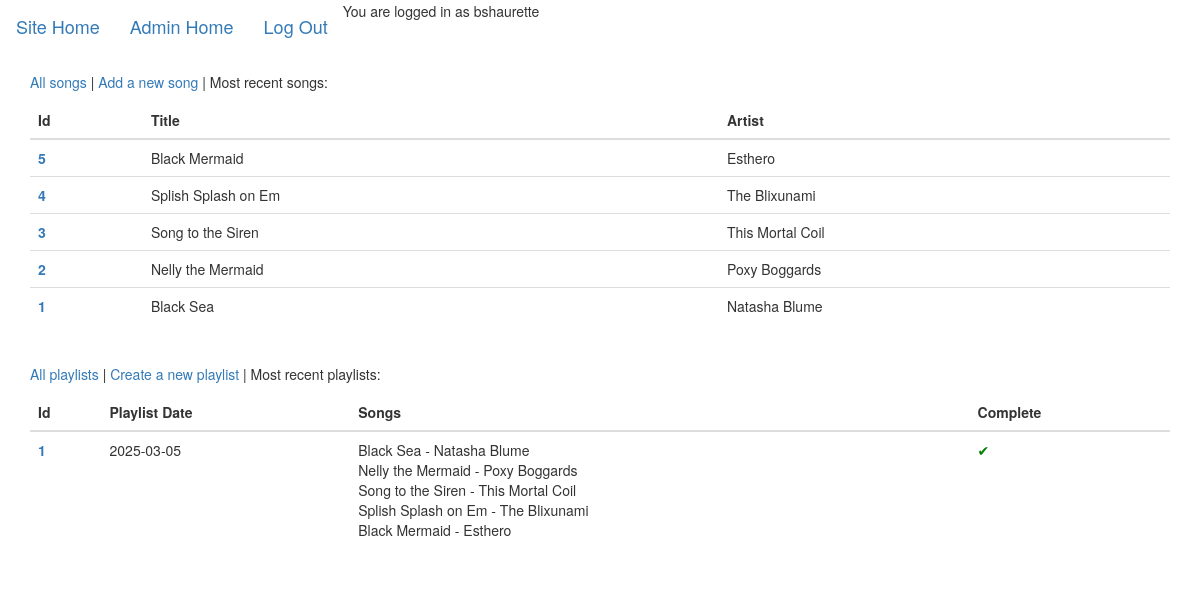
The page /admin (signed in) on the database its author committed.
### tables this page shows
CREATE TABLE user (
  id INTEGER PRIMARY KEY AUTOINCREMENT,
  username TEXT UNIQUE NOT NULL,
  password TEXT NOT NULL
);

CREATE TABLE song (
    id INTEGER PRIMARY KEY AUTOINCREMENT,
    artist TEXT,
    title TEXT NOT NULL,
    filepath TEXT NOT NULL,
    duration TEXT,
    album_name TEXT,
    album_art TEXT,
    playlist_id INTEGER,
    created_at DATE NOT NULL DEFAULT CURRENT_DATE,
    FOREIGN KEY(playlist_id) REFERENCES playlist(id)
);

CREATE TABLE playlist (
    id INTEGER PRIMARY KEY AUTOINCREMENT,
    play_date DATE NOT NULL UNIQUE,
    created_at DATE NOT NULL DEFAULT CURRENT_DATE
);

### fivesongs/admin.py (the view)
@bp.route('/admin')
@login_required
def admin():
    db = get_db()
    song_query = """
        SELECT id, artist, title
        FROM song
        ORDER BY id DESC
        LIMIT 10
    """
    db_songs = db.execute(song_query).fetchall()
    playlist_query = """
        SELECT id, play_date, created_at
        FROM playlist
        ORDER BY play_date DESC
        LIMIT 10
    """
    db_playlists = db.execute(playlist_query).fetchall()
    all_playlists = []
    for p in db_playlists:
        playlist = {
            'id': p['id'],
            'play_date': p['play_date'],
            'songs': [],
            'alert': False
        }
        p_songs = db.execute(f"SELECT title, artist FROM song WHERE playlist_id = {p['id']}").fetchall()
        for s in p_songs:
            playlist['songs'].append(f"{s['title']} - {s['artist']}")
        if len(playlist['songs']) < 5:
            playlist['alert'] = True
        all_playlists.append(playlist)
    return render_template('admin/index.html', songs=db_songs, playlists=all_playlists)

### fivesongs/auth.py (called while the page is built)
@bp.before_app_request
def load_logged_in_user():
    user_id = session.get('user_id')
    if user_id is None:
        g.user = None
    else:
        g.user = get_db().execute(
            'SELECT * FROM user WHERE id = ?', (user_id,)
        ).fetchone()

def login_required(view):
    @functools.wraps(view)
    def wrapped_view(**kwargs):
        if g.user is None:
            return redirect(url_for('auth.login'))
        return view(**kwargs)
    return wrapped_view

### fivesongs/db.py (called while the page is built)
def get_db():
    if 'db' not in g:
        g.db = sqlite3.connect(
            current_app.config['DATABASE'],
            detect_types=sqlite3.PARSE_DECLTYPES
        )
        g.db.row_factory = sqlite3.Row
    return g.db

### fivesongs/templates/admin/index.html
{% extends 'adminbase.html' %}
{% block content %}
  <p><a href="/admin/songs">All songs</a> | <a href="/admin/song/create">Add a new song</a> | Most recent songs:</p>
  {% if songs %}
    <table class="table">
      <thead class="thead-dark">
        <tr>
          <th scope="col">Id</th>
          <th scope="col">Title</th>
          <th scope="col">Artist</th>
        </tr>
      </thead>
      <tbody>
        {% for song in songs %}
        <tr>
          <th scope="row"><a href="/admin/song/{{ song.id }}">{{ song.id }}</a></th>
          <td>{{ song.title }}</td>
          <td>{{ song.artist }}</td>
        </tr>
        {% endfor %}
      </tbody>
    </table>
  {% else %}
    No songs available.<br />
  {% endif %}
  <br />
  <p><a href="/admin/playlists">All playlists</a> | <a href="/admin/playlist/create">Create a new playlist</a> | Most recent playlists:</p>
  {% if playlists %}
    <table class="table">
      <thead class="thead-dark">
        <tr>
          <th scope="col">Id</th>
          <th scope="col">Playlist Date</th>
          <th scope="col">Songs</th>
          <th scope="col">Complete</th>
        </tr>
      </thead>
      <tbody>
        {% for playlist in playlists %}
        <tr>
          <th scope="row"><a href="/admin/playlist/{{ playlist.id }}">{{ playlist.id }}</a></th>
          <td>{{ playlist.play_date }}</td>
          <td>
            {% if playlist.songs %}
              {% for song in playlist.songs %}
                {{ song }}<br />
              {% endfor %}
            {% endif %}
          </td>
          <td>
            {% if playlist.alert %}
              <span style="color: red;">&#x2714;</span>
            {% else %}
              <span style="color: green;">&#x2714;</span>
            {% endif %}
          </td>
        </tr>
        {% endfor %}
      </tbody>
    </table>
  {% else %}
    No playlists available.<br />
  {% endif %}
{% endblock %}

### fivesongs/templates/adminbase.html (shortened to what this page needs)
<!DOCTYPE html>
<html lang="en">
<head>
  <link rel="stylesheet" type="text/css" href="{{ url_for('static', filename='css/bootstrap.min.css') }}">
</head>
<body>
<nav class="navbar navbar-light bg-light">
  <a class="navbar-brand" href="/">Site Home</a>
  <a class="navbar-brand" href="/admin">Admin Home</a>
  <a class="navbar-brand" href="{{ url_for('auth.logout') }}">Log Out</a>
  {% if g.user %}
    <div>You are logged in as {{ g.user['username'] }}</div>
  {% else %}
    <a href="{{ url_for('auth.register') }}">Register</a>
    <a href="{{ url_for('auth.login') }}">Log In</a>
  {% endif %}
</nav>
<div class="container">
  {% block content %}{% endblock %}
</div>
</body>
</html>

### rows shown on the page
user: user.username "bshaurette"
song: id "5", title "Black Mermaid", artist "Esthero"
song: id "4", title "Splish Splash on Em", artist "The Blixunami"
song: id "3", title "Song to the Siren", artist "This Mortal Coil"
song: id "2", title "Nelly the Mermaid", artist "Poxy Boggards"
song: id "1", title "Black Sea", artist "Natasha Blume"
playlist: id "1", play_date "2025-03-05", songs "Black Sea - Natasha Blume" "Nelly the Mermaid - Poxy Boggards" "Song to the Siren - This Mortal Coil" "Splish Splash on Em - The Blixunami" "Black Mermaid - Esthero"
